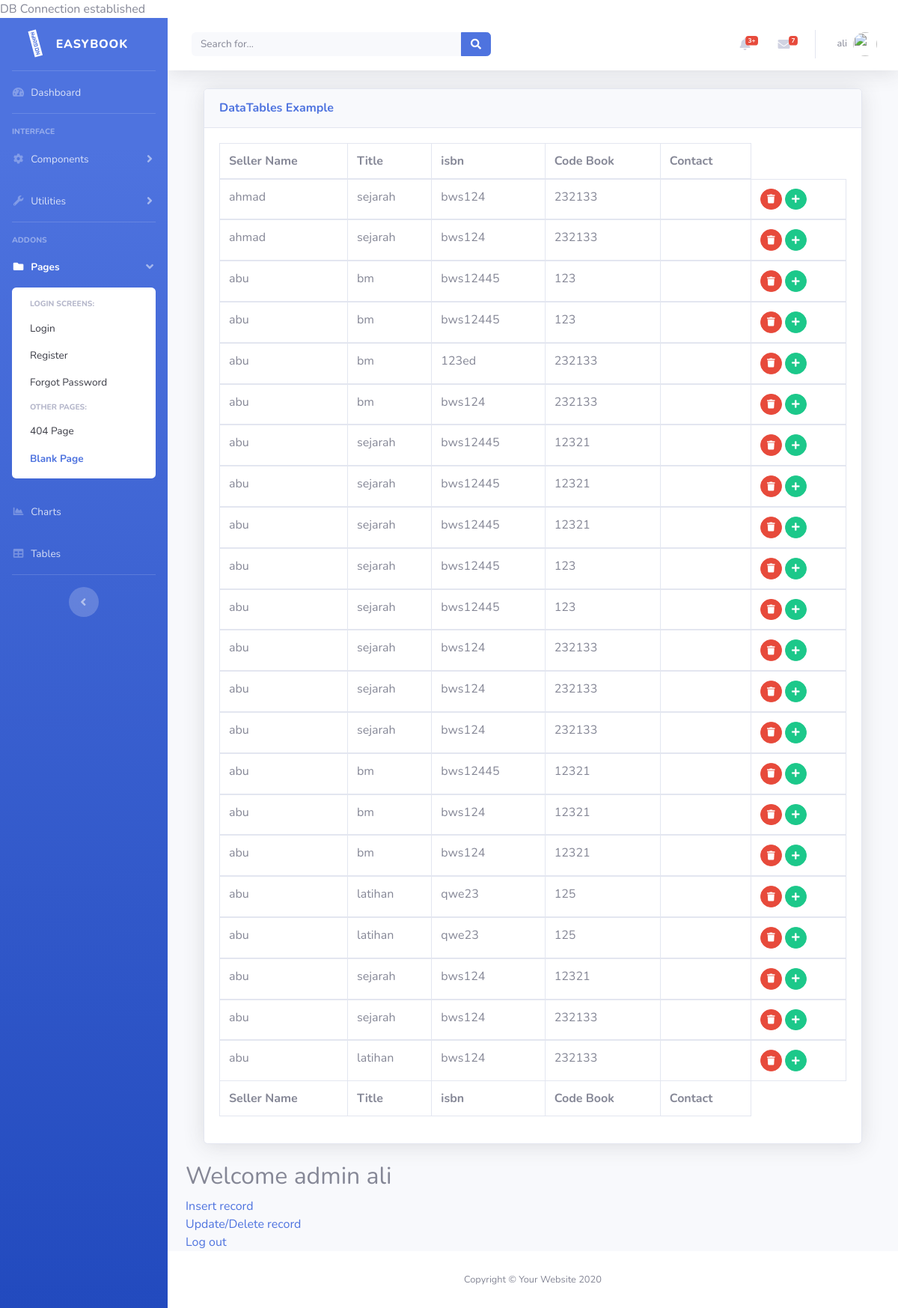
Page /dashmain.php (signed in) on the committed database.
### tables this page shows
CREATE TABLE IF NOT EXISTS `orderbook` (
  `idbook` int(11) NOT NULL AUTO_INCREMENT,
  `status` varchar(50) NOT NULL DEFAULT '0',
  `ownerid` int(11) NOT NULL DEFAULT '0',
  `isbn` varchar(50) DEFAULT NULL,
  `bookname` varchar(50) DEFAULT NULL,
  `bookcodesubject` varchar(50) DEFAULT NULL,
  `bookcover` varchar(225) DEFAULT NULL,
  PRIMARY KEY (`idbook`)
);

CREATE TABLE IF NOT EXISTS `user` (
  `id` int(11) NOT NULL AUTO_INCREMENT,
  `email` varchar(50) DEFAULT NULL,
  `username` varchar(100) DEFAULT NULL,
  `password` varchar(255) DEFAULT NULL,
  `accesslevel` varchar(50) DEFAULT NULL,
  `imagefile` varchar(50) DEFAULT NULL,
  `contact` varchar(50) DEFAULT NULL,
  PRIMARY KEY (`id`)
);

### dashmain.php (the view, shortened to what this page needs)
<?php
require 'dbconnect.php';
$sql="SELECT o.*, u.* FROM orderbook as o
	join user as u
	on o.ownerid=u.id ";
	$rs=mysqli_query($conn,$sql);
include ("header.template.php");
?>
 <body>
        <div class="container-fluid">
          <div class="card shadow mb-4">
            <div class="card-header py-3">
              <h6 class="m-0 font-weight-bold text-primary">DataTables Example</h6>
            </div>
            <div class="card-body">
              <div class="table-responsive">
                <table class="table table-bordered" id="myTable" width="100%" cellspacing="0">
                  <thead>
                    <tr>
                      <th>Seller Name</th>
                      <th>Title</th>
                      <th>isbn</th>
                      <th>Code Book</th>
                      <th>Contact</th>
                    </tr>
                  </thead>
                  <tfoot>
                    <tr>
                      <th>Seller Name</th>
                      <th>Title</th>
                      <th>isbn</th>
                      <th>Code Book</th>
                      <th>Contact</th>
                    </tr>
                 </tfoot>
                 <?php
					while ($rec=mysqli_fetch_array($rs)) {
					?>
                  <tbody>
                    <tr>
					 <td><?=$rec['username']?></td>
					 <td><?=$rec['bookname']?></td>
					 <td><?=$rec['bookcodesubject']?></td>
					 <td><?=$rec['isbn']?></td>
					 <td><?=$rec['contact']?></td>
					  <td>
					  	<a href="#" class="btn btn-danger btn-circle btn-sm" data-toggle="modal"
                      data-target="#message<?=$rec['id']?>"> <i class="fas fa-trash"></i></a>
              <a href="#" class="btn btn-success btn-circle btn-sm" data-toggle="modal" data-target="#message<?=$rec['id']?>"> <i class="fas fa-plus"></i></a>
            </td>
          </tr>
                  </tbody>
                  <?php
              		}
              		?>
                </table>
              </div>
            </div>
          </div>
        </div>
 </body>
<h2>Welcome admin <?php echo $_SESSION['username'] ?></h2>
<a href="insertactivity.php">Insert record</a><br>
<a href="updateactivity.php">Update/Delete record</a><br>
<a href="logout.php">Log out</a><br>
<?php
include ("footer.template.php");
?>

### rows in the picture
orderbook: user.username "ahmad", bookname "sejarah", bookcodesubject "bws124", isbn "232133"
orderbook: user.username "ahmad", bookname "sejarah", bookcodesubject "bws124", isbn "232133"
orderbook: user.username "abu", bookname "bm", bookcodesubject "bws12445", isbn "123"
orderbook: user.username "abu", bookname "bm", bookcodesubject "bws12445", isbn "123"
orderbook: user.username "abu", bookname "bm", bookcodesubject "123ed", isbn "232133"
orderbook: user.username "abu", bookname "bm", bookcodesubject "bws124", isbn "232133"
orderbook: user.username "abu", bookname "sejarah", bookcodesubject "bws12445", isbn "12321"
orderbook: user.username "abu", bookname "sejarah", bookcodesubject "bws12445", isbn "12321"
orderbook: user.username "abu", bookname "sejarah", bookcodesubject "bws12445", isbn "12321"
orderbook: user.username "abu", bookname "sejarah", bookcodesubject "bws12445", isbn "123"
orderbook: user.username "abu", bookname "sejarah", bookcodesubject "bws12445", isbn "123"
orderbook: user.username "abu", bookname "sejarah", bookcodesubject "bws124", isbn "232133"
orderbook: user.username "abu", bookname "sejarah", bookcodesubject "bws124", isbn "232133"
orderbook: user.username "abu", bookname "sejarah", bookcodesubject "bws124", isbn "232133"
orderbook: user.username "abu", bookname "bm", bookcodesubject "bws12445", isbn "12321"
orderbook: user.username "abu", bookname "bm", bookcodesubject "bws124", isbn "12321"
orderbook: user.username "abu", bookname "bm", bookcodesubject "bws124", isbn "12321"
orderbook: user.username "abu", bookname "latihan", bookcodesubject "qwe23", isbn "125"
orderbook: user.username "abu", bookname "latihan", bookcodesubject "qwe23", isbn "125"
orderbook: user.username "abu", bookname "sejarah", bookcodesubject "bws124", isbn "12321"
orderbook: user.username "abu", bookname "sejarah", bookcodesubject "bws124", isbn "232133"
orderbook: user.username "abu", bookname "latihan", bookcodesubject "bws124", isbn "232133"

### other values in the picture
$_SESSION['username'] "ali"
